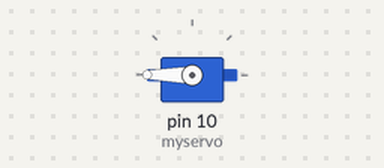
The sketch below on a simulated Arduino Uno, built with avr-gcc and run on an emulated ATmega328P. Shown: servo.

Above: at 0.05 s.
Timing chart, 0 to 3.0 s (numbered marks = the images above):
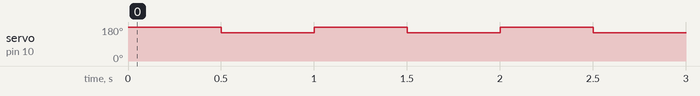

The sketch:

servo_lib_test.ino
```cpp
#include <Servo.h>

Servo myservo;

void setup()
{
  myservo.attach(10);
}

void loop()
{
  myservo.write(180);
  delay(500);
  myservo.write(150);
  delay(500);
}
```

Measured:
- by itself, servo on pin 10 (myservo): alternates 180° for 0.50 s and 150° for 0.50 s
